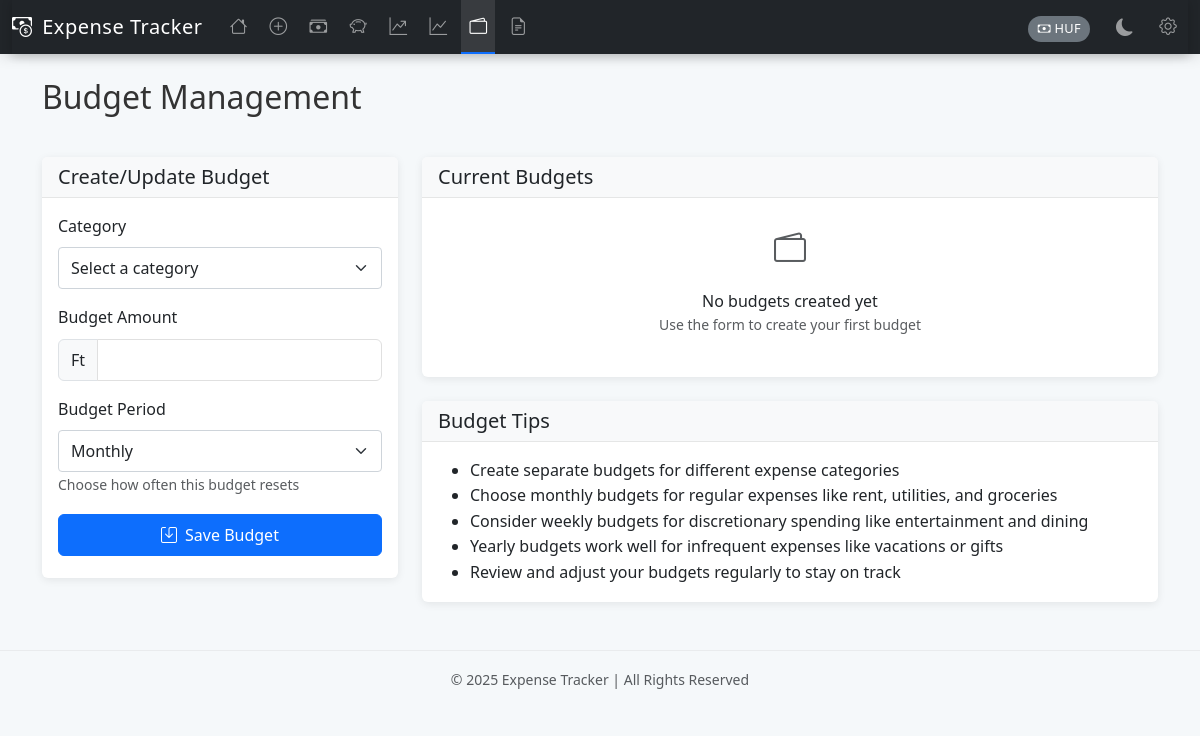
The app's page /budgets, older data.
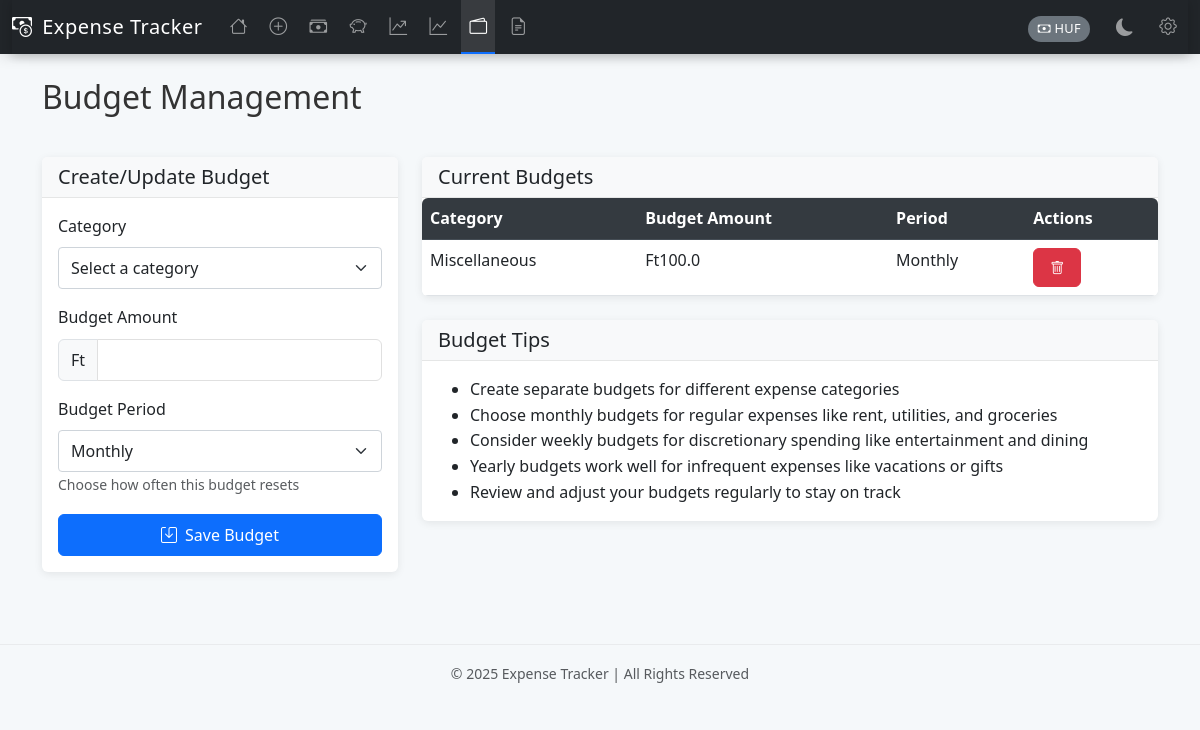
The same page, newer data.
### tables this page shows
CREATE TABLE budgets (
                id INTEGER PRIMARY KEY AUTOINCREMENT,
                category TEXT NOT NULL UNIQUE,
                amount REAL NOT NULL,
                period TEXT NOT NULL
            );

### app.py (the view, shortened to what this page needs)
@app.route('/budgets', methods=['GET', 'POST'])
def manage_budgets():
    with get_db_connection() as conn:
        budgets = conn.execute('SELECT * FROM budgets ORDER BY category').fetchall()
        categories = conn.execute('SELECT DISTINCT category FROM expenses').fetchall()
        categories = [c['category'] for c in categories] + [c for c in EXPENSE_CATEGORIES if c not in categories]
    currency_code = session.get('currency', 'HUF')
    currency = CURRENCIES[currency_code]
    return render_template('budgets.html',
                          budgets=budgets,
                          categories=sorted(set(categories)),
                          currency=currency,
                          currency_code=currency_code)

### app.py (called while the page is built)
@app.before_request
def before_request():
    if 'currency' not in session:
        session['currency'] = 'HUF'
    if session.get('currency') not in CURRENCIES:
        session['currency'] = 'HUF'
    g.currency_code = session.get('currency')
    g.currency = CURRENCIES[g.currency_code]

@contextmanager
def get_db_connection():
    conn = sqlite3.connect('expenses.db')
    conn.row_factory = sqlite3.Row
    try:
        yield conn
    finally:
        conn.close()

### templates/budgets.html (shortened to what the changed rows need)
{% extends "layout.html" %}
{% block content %}
<div class="row mb-4">
    <div class="col">
        <h2 class="mb-3">Budget Management</h2>
    </div>
</div>
<div class="row">
    <div class="col-md-8">
        <div class="card shadow-sm">
            <div class="card-body p-0">
                {% if budgets %}
                <div class="table-responsive d-none d-md-block">
                    <table class="table table-hover mb-0">
                        <thead class="table-light">
                            <tr>
                                <th>Category</th>
                                <th>Budget Amount</th>
                                <th>Period</th>
                                <th>Actions</th>
                            </tr>
                        </thead>
                        <tbody>
                            {% for budget in budgets %}
                            <tr>
                                <td>{{ budget.category }}</td>
                                <td>{{ currency.symbol }}{{ budget.amount|round(2) }}</td>
                                <td>{{ budget.period.capitalize() }}</td>
                                <td>
                                    <form action="{{ url_for('delete_budget', id=budget.id) }}" method="POST" class="d-inline">
                                        <button type="submit" class="btn btn-sm btn-danger" onclick="return confirm('Are you sure you want to delete this budget?')">
                                            <i class="bi bi-trash"></i>
                                        </button>
                                    </form>
                                </td>
                            </tr>
                            {% endfor %}
                        </tbody>
                    </table>
                </div>
                {% else %}
                <div class="text-center py-4">
                    <div class="mb-3">
                        <i class="bi bi-wallet2 text-muted" style="font-size: 2rem;"></i>
                    </div>
                    <p class="mb-0">No budgets created yet</p>
                    <p class="text-muted small">Use the form to create your first budget</p>
                </div>
                {% endif %}
            </div>
        </div>
    </div>
</div>
{% endblock %}

Row changes from the older to the newer data that the page shows:
added budgets: category "Miscellaneous", symbol "Ft", amount "100.0", period "Monthly"
Text that changed along with them:
text no longer shown: "No budgets created yet Use the form to create your first budget"
text now shown: "Category Budget Amount Period Actions"
